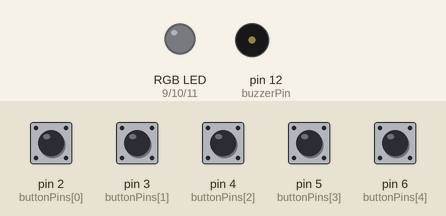
Bench run of a sketch on a simulated Arduino Uno, built with avr-gcc and run on an emulated ATmega328P. Parts: an RGB LED mixed from three pins (HIGH = lit), buzzer (waves = sounding, pin HIGH). Dashed ring = blinking. The inputs (shaded band) are chosen by the test bench; at power-on: pin 2 (buttonPins[0]), pin 3 (buttonPins[1]), pin 4 (buttonPins[2]), pin 5 (buttonPins[3]), pin 6 (buttonPins[4]) HIGH.

Above: at 6.2 s.
6.3 s: pin 5 (buttonPins[3]) pulled LOW for 0.15 s
At 8.2 s:
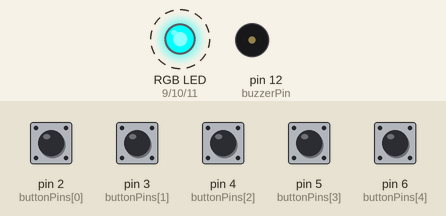
At 10.2 s:
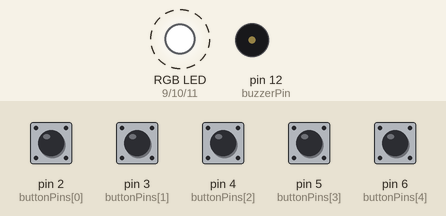
Timing chart, 0 to 15.4 s (numbered marks = the images above; inputs shaded):
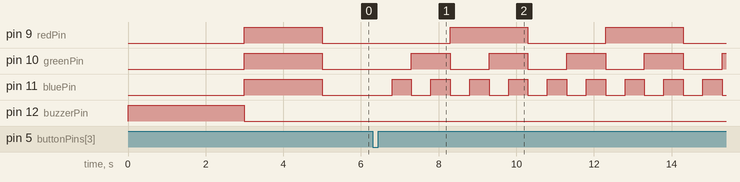

Measured:
- after the input at 6.3 s, pin 9 (redPin): alternates HIGH for 2.0 s and LOW for 2.0 s, starting after 2.0 s; pin 10 (greenPin): alternates HIGH for 1.0 s and LOW for 1.0 s, starting after 1.0 s; pin 11 (bluePin): alternates HIGH for 0.50 s and LOW for 0.50 s, starting after 0.50 s

The sketch:

rgb_light.ino
```cpp
// Pin definitions
const int redPin = 9;     // Connect the red pin of RGB LED to digital pin 9
const int greenPin = 10;  // Connect the green pin of RGB LED to digital pin 10
const int bluePin = 11;   // Connect the blue pin of RGB LED to digital pin 11

const int buttonPins[] = { 2, 3, 4, 5, 6 };  // Button pins

const int buzzerPin = 12;  // Connect the buzzer to digital pin 7

void setup() {
  // Initialize RGB LED pins as outputs
  pinMode(redPin, OUTPUT);
  pinMode(greenPin, OUTPUT);
  pinMode(bluePin, OUTPUT);

  // Initialize button pins as inputs with internal pull-ups
  for (int i = 0; i < 5; i++) {
    pinMode(buttonPins[i], INPUT_PULLUP);
  }

  // Initialize buzzer pin as output
  pinMode(buzzerPin, OUTPUT);

  // Beep the buzzer for 3 seconds
  beepBuzzer(3000);

  // Turn on and off all LEDs
  controlLEDs(1, 1, 1);  // Turn on all LEDs
  delay(2000);
  controlLEDs(0, 0, 0);  // Turn off all LEDs
}

void loop() {
  // Check button states and perform actions
  if (digitalRead(buttonPins[0]) == LOW) {         // Button 1 pressed
    controlLEDs(1, 1, 0);                          // Yellow
  } else if (digitalRead(buttonPins[1]) == LOW) {  // Button 2 pressed
    controlLEDs(1, 0, 1);                          // Magenta
  } else if (digitalRead(buttonPins[2]) == LOW) {  // Button 3 pressed
    controlLEDs(1, 1, 1);                          // White
  } else if (digitalRead(buttonPins[3]) == LOW) {  // Button 4 pressed
    blinkAllLEDs();
  } else if (digitalRead(buttonPins[4]) == LOW) {  // Button 5 pressed
    controlLEDs(0, 0, 0);                          // Turn off all LEDs
  }
}

// Function to control RGB LED using digital signals
void controlLEDs(int red, int green, int blue) {
  digitalWrite(redPin, red);
  digitalWrite(greenPin, green);
  digitalWrite(bluePin, blue);
}

// Function to blink all LEDs in a loop
void blinkAllLEDs() {
  for (int i = 0; i < 5; i++) {
    controlLEDs(0, 0, 0);  // no light
    delay(500);
    controlLEDs(0, 0, 1);  // blue
    delay(500);
    controlLEDs(0, 1, 0);  // green
    delay(500);
    controlLEDs(0, 1, 1);  // cyan
    delay(500);
    controlLEDs(1, 0, 0);  // red
    delay(500);
    controlLEDs(1, 0, 1);  // magenta
    delay(500);
    controlLEDs(1, 1, 0);  // yellow
    delay(500);
    controlLEDs(1, 1, 1);  // Red
    delay(500);
  }
}

// Function to beep the buzzer for a specified duration
void beepBuzzer(int duration) {
  digitalWrite(buzzerPin, HIGH);
  delay(duration);
  digitalWrite(buzzerPin, LOW);
}
```
